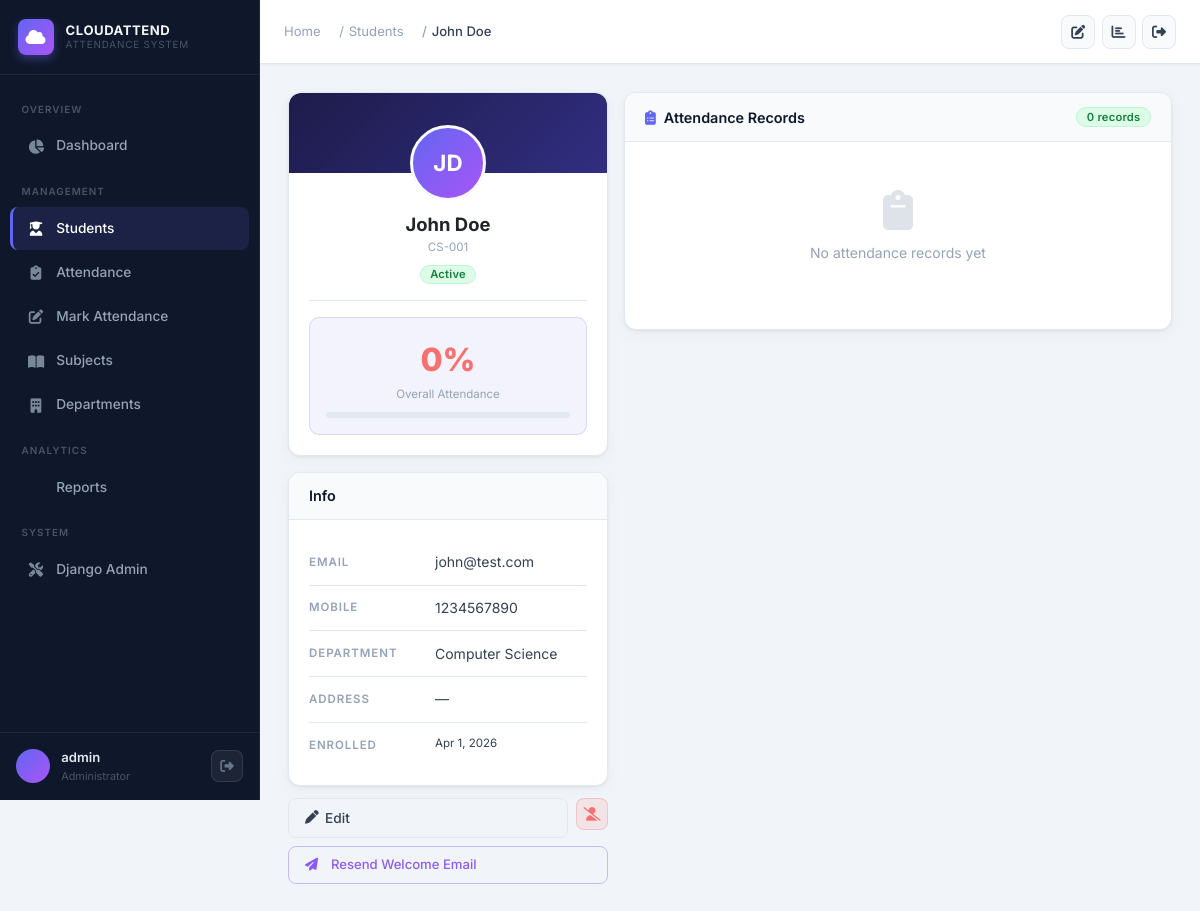
/students/70cf982b-de97-433b-a4af-e67a0fa795b5/ (signed in), run on the app's committed database.
### api_v1/models.py (models this page shows, shortened)
class TimeStampedModel(models.Model):
    created_at = models.DateTimeField(auto_now_add=True)
    updated_at = models.DateTimeField(auto_now=True)
    class Meta:
        abstract = True

class Student(TimeStampedModel):
    student_id = models.CharField(
        primary_key=True, default=generate_uuid, editable=False, max_length=200
    )
    user = models.OneToOneField(
        User, on_delete=models.SET_NULL, null=True, blank=True,
        related_name='student_profile'
    )
    first_name = models.CharField(max_length=200)
    last_name = models.CharField(max_length=200)
    address = models.TextField(blank=True)
    email = models.EmailField(unique=True)
    mobile_no = models.CharField(max_length=15)
    department = models.ForeignKey(
        Department, on_delete=models.SET_NULL, null=True, blank=True,
        related_name='students'
    )
    roll_number = models.CharField(max_length=50, blank=True)
    profile_photo = models.ImageField(
        upload_to='student_photos/', null=True, blank=True
    )
    is_active = models.BooleanField(default=True)
    @property
    def full_name(self):
        return f"{self.first_name} {self.last_name}"
    def attendance_percentage(self):
        total = self.attendances.count()
        if not total:
            return 0
        present = self.attendances.filter(status='Present').count()
        return round((present / total) * 100, 1)
    class Meta:
        ordering = ['first_name', 'last_name']

class Department(TimeStampedModel):
    name = models.CharField(max_length=100, unique=True)
    code = models.CharField(max_length=20, unique=True)
    description = models.TextField(blank=True)
    class Meta:
        ordering = ['name']

### api_v1/views.py (the view)
# urls.py: path('students/<slug:student_id>/', views.student_detail, name='student_detail'),
@login_required
def student_detail(request, student_id):
    guard = _require_admin(request)
    if guard:
        return guard
    student = get_object_or_404(Student, pk=student_id)
    attendance_records = student.attendances.select_related('subject').order_by('-lecture_date')
    enrollments = student.enrollments.select_related('subject')
    context = {
        'student': student,
        'attendance_records': attendance_records,
        'enrollments': enrollments,
        'attendance_pct': student.attendance_percentage(),
    }
    return render(request, 'students/detail.html', context)

### api_v1/context_processors.py (called while the page is built)
def user_role(request):
    is_student = (
        request.user.is_authenticated
        and request.user.groups.filter(name='Student').exists()
    )
    return {'user_is_student': is_student}

### api_v1/views.py (called while the page is built)
def is_student(user) -> bool:
    return user.groups.filter(name='Student').exists()

def _require_admin(request):
    if is_student(request.user):
        return redirect('student_dashboard')
    return None

### templates/students/detail.html (shortened to what this page needs)
{% extends "base.html" %}
{% block breadcrumb %}
  <li class="breadcrumb-item"><a href="{% url 'student_list' %}">Students</a></li>
  <li class="breadcrumb-item active">{{ student.full_name }}</li>
{% endblock %}
{% block content %}
<div style="display:grid;grid-template-columns:320px 1fr;gap:1rem;align-items:start;" class="fade-in">
  <div>
    <div class="card" style="margin-bottom:1rem">
      <div style="background:linear-gradient(135deg,#1e1b4b,#312e81);height:80px;border-radius:12px 12px 0 0;position:relative;">
        <div class="avatar xl" style="position:absolute;bottom:-28px;left:50%;transform:translateX(-50%);border:3px solid var(--bg-elevated)">
          {{ student.first_name|slice:":1" }}{{ student.last_name|slice:":1" }}
        </div>
      </div>
      <div class="card-body" style="text-align:center;padding-top:2.5rem">
        <h2 style="font-size:1.15rem;font-weight:700;margin:0">{{ student.full_name }}</h2>
        {% if student.roll_number %}
        <div class="fs-xs text-muted" style="margin-top:.2rem">{{ student.roll_number }}</div>
        {% endif %}
        <span class="badge {% if student.is_active %}badge-active{% else %}badge-inactive{% endif %}" style="margin-top:.5rem">
          {% if student.is_active %}Active{% else %}Inactive{% endif %}
        </span>
        <div class="divider"></div>
        <div style="background:rgba(99,102,241,.08);border:1px solid rgba(99,102,241,.2);border-radius:10px;padding:1rem;">
          <div style="font-size:2rem;font-weight:800;{% if attendance_pct >= 75 %}color:#4ade80{% elif attendance_pct >= 50 %}color:#fbbf24{% else %}color:#f87171{% endif %}">{{ attendance_pct }}%</div>
          <div class="fs-xs text-muted">Overall Attendance</div>
          <div class="progress-bar-wrap" style="margin-top:.5rem">
          </div>
        </div>
      </div>
    </div>
    <div class="card">
      <div class="card-header"><h3 class="card-title">Info</h3></div>
      <div class="card-body">
        <div class="detail-item">
          <span class="detail-label">Email</span>
          <span class="detail-value">{{ student.email }}</span>
        </div>
        <div class="detail-item">
          <span class="detail-label">Mobile</span>
          <span class="detail-value">{{ student.mobile_no|default:"—" }}</span>
        </div>
        <div class="detail-item">
          <span class="detail-label">Department</span>
          <span class="detail-value">{{ student.department.name|default:"—" }}</span>
        </div>
        <div class="detail-item">
          <span class="detail-label">Address</span>
          <span class="detail-value">{{ student.address|default:"—" }}</span>
        </div>
        <div class="detail-item">
          <span class="detail-label">Enrolled</span>
          <span class="detail-value fs-xs">{{ student.created_at|date:"M j, Y" }}</span>
        </div>
      </div>
    </div>
    <div style="display:flex;gap:.5rem;margin-top:.75rem">
      <a href="{% url 'student_edit' student.student_id %}" class="btn btn-outline" style="flex:1"><i class="fas fa-pen"></i> Edit</a>
      <a href="{% url 'student_delete' student.student_id %}" class="btn btn-icon" style="background:rgba(239,68,68,.1);color:#f87171;border:1px solid rgba(239,68,68,.2)"><i class="fas fa-user-slash"></i></a>
    </div>
    {% if student.email %}
    <form method="post" action="{% url 'resend_welcome_email' student.student_id %}" style="margin-top:.5rem">
      <button type="submit" class="btn btn-outline" style="width:100%;font-size:.82rem;color:#8b5cf6;border-color:rgba(139,92,246,.4)"
              title="Resend login credentials to {{ student.email }}">
        <i class="fas fa-paper-plane" style="margin-right:.4rem"></i>Resend Welcome Email
      </button>
    </form>
    {% endif %}
  </div>
  <div class="card">
    <div class="card-header">
      <h3 class="card-title"><i class="fas fa-clipboard-list" style="color:var(--accent);margin-right:.5rem"></i>Attendance Records</h3>
      <span class="badge badge-active">{{ attendance_records.count }} records</span>
    </div>
    <div class="table-container">
      {% if attendance_records %}
      <table class="table">
        <thead><tr><th>Date</th><th>Subject</th><th>Status</th><th>Remarks</th></tr></thead>
        <tbody>
          {% for r in attendance_records %}
          <tr>
            <td class="fw-600 fs-sm">{{ r.lecture_date }}</td>
            <td class="fs-sm text-muted">{{ r.subject.title|default:"—" }}</td>
            <td><span class="badge badge-{{ r.status|lower }}">{{ r.status }}</span></td>
            <td class="fs-xs text-muted">{{ r.remarks|default:"" }}</td>
          </tr>
          {% endfor %}
        </tbody>
      </table>
      {% else %}
      <div class="empty-state"><i class="fas fa-clipboard"></i><p>No attendance records yet</p></div>
      {% endif %}
    </div>
  </div>
</div>
{% endblock %}

### templates/base.html (shortened to what this page needs)
{% load static %}
<!DOCTYPE html>
<html lang="en">
<head>
  <link rel="stylesheet" href="https://cdnjs.cloudflare.com/ajax/libs/font-awesome/6.5.2/css/all.min.css" />
  <link rel="stylesheet" href="https://cdn.jsdelivr.net/npm/bootstrap@5.3.3/dist/css/bootstrap.min.css" />
  <link rel="stylesheet" href="{% static 'css/style.css' %}" />
</head>
<body>
<aside class="sidebar" id="sidebar">
  <a href="{% url 'dashboard' %}" class="sidebar-brand">
    <div class="sidebar-brand-icon">
      <i class="fas fa-cloud"></i>
    </div>
    <div class="sidebar-brand-text">
      CloudAttend
      <small>Attendance System</small>
    </div>
  </a>
  <nav class="sidebar-nav">
    <span class="nav-section-label">Overview</span>
    <a href="{% url 'dashboard' %}"
       class="nav-link-item {% if request.resolver_match.url_name == 'dashboard' or request.resolver_match.url_name == 'admin_dashboard' or request.resolver_match.url_name == 'student_dashboard' %}active{% endif %}">
      <span class="nav-icon"><i class="fas fa-chart-pie"></i></span>
      Dashboard
    </a>
    {% if not request.user.groups.all|length or not user_is_student %}
    <span class="nav-section-label">Management</span>
    <a href="{% url 'student_list' %}"
       class="nav-link-item {% if 'student' in request.path and 'dashboard' not in request.path %}active{% endif %}">
      <span class="nav-icon"><i class="fas fa-user-graduate"></i></span>
      Students
    </a>
    <a href="{% url 'attendance_list' %}"
       class="nav-link-item {% if 'attendance' in request.path %}active{% endif %}">
      <span class="nav-icon"><i class="fas fa-clipboard-check"></i></span>
      Attendance
    </a>
    <a href="{% url 'mark_attendance' %}"
       class="nav-link-item {% if request.resolver_match.url_name == 'mark_attendance' %}active{% endif %}">
      <span class="nav-icon"><i class="fas fa-pen-to-square"></i></span>
      Mark Attendance
    </a>
    <a href="{% url 'subject_list' %}"
       class="nav-link-item {% if 'subject' in request.path %}active{% endif %}">
      <span class="nav-icon"><i class="fas fa-book-open"></i></span>
      Subjects
    </a>
    <a href="{% url 'department_list' %}"
       class="nav-link-item {% if 'department' in request.path %}active{% endif %}">
      <span class="nav-icon"><i class="fas fa-building"></i></span>
      Departments
    </a>
    <span class="nav-section-label">Analytics</span>
    <a href="{% url 'reports' %}"
       class="nav-link-item {% if 'report' in request.path %}active{% endif %}">
      <span class="nav-icon"></span>
      Reports
    </a>
    {% endif %}
    <span class="nav-section-label">System</span>
    <a href="/admin/" class="nav-link-item" target="_blank">
      <span class="nav-icon"><i class="fas fa-screwdriver-wrench"></i></span>
      Django Admin
    </a>
  </nav>
  <div class="sidebar-footer">
    <div class="user-avatar">
    </div>
    <div class="user-info">
      <div class="user-name">{{ request.user.get_full_name|default:request.user.username }}</div>
      <div class="user-role">{% if user_is_student %}Student{% else %}Administrator{% endif %}</div>
    </div>
    <form method="post" action="{% url 'logout' %}" class="logout-form">
      <button type="submit" class="logout-btn" title="Sign out">
        <i class="fas fa-right-from-bracket"></i>
      </button>
    </form>
  </div>
</aside>
<div class="main-wrapper">
  <header class="topbar">
    <nav class="topbar-breadcrumb">
      <ol class="breadcrumb">
        <li class="breadcrumb-item"><a href="{% url 'dashboard' %}">Home</a></li>
        {% block breadcrumb %}{% endblock %}
      </ol>
    </nav>
    <div class="topbar-actions">
      <a href="{% url 'mark_attendance' %}" class="topbar-btn" title="Mark Attendance">
        <i class="fas fa-pen-to-square"></i>
      </a>
      <a href="{% url 'reports' %}" class="topbar-btn" title="Reports">
        <i class="fas fa-chart-bar"></i>
      </a>
      <form method="post" action="{% url 'logout' %}" class="topbar-logout">
        <button type="submit" class="topbar-logout-btn" title="Sign out">
          <i class="fas fa-right-from-bracket"></i>
        </button>
      </form>
    </div>
  </header>
  <main class="page-content">
    {% block content %}{% endblock %}
  </main>
</div>
</body>
</html>

### data on the page
Student: full_name "John Doe", first_name "J", last_name "D", roll_number "CS-001", email "john@test.com", mobile_no "1234567890", department.name "Computer Science", address "—", created_at "Apr 1, 2026"

### other printed values
{{ request.user.get_full_name|default:request.user.username }} "admin"
{{ attendance_pct }} "0"
{{ attendance_records.count }} "0"
